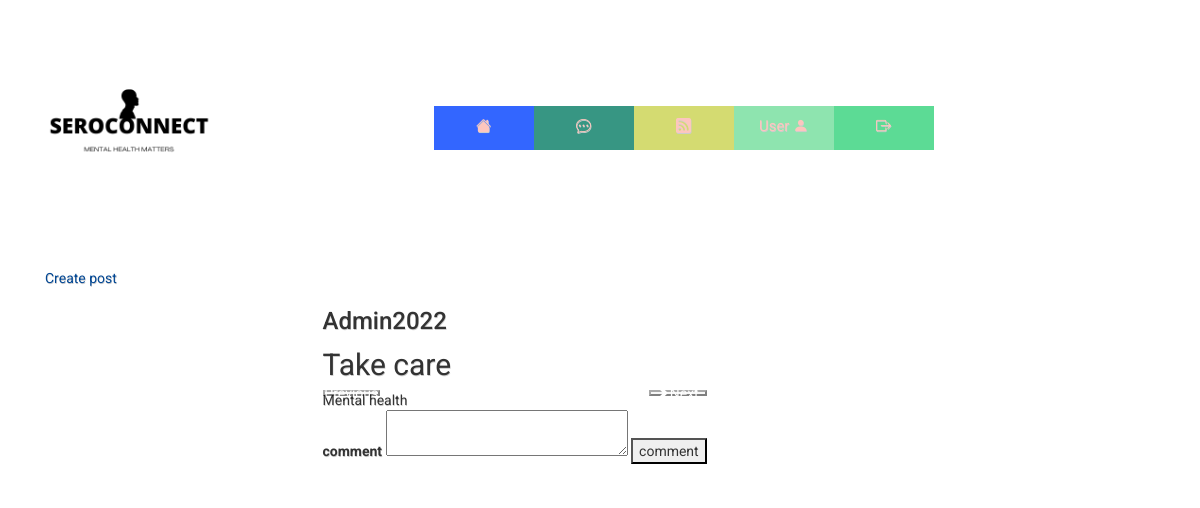
The app's page /comments/10?userid=2 (signed in), older data.
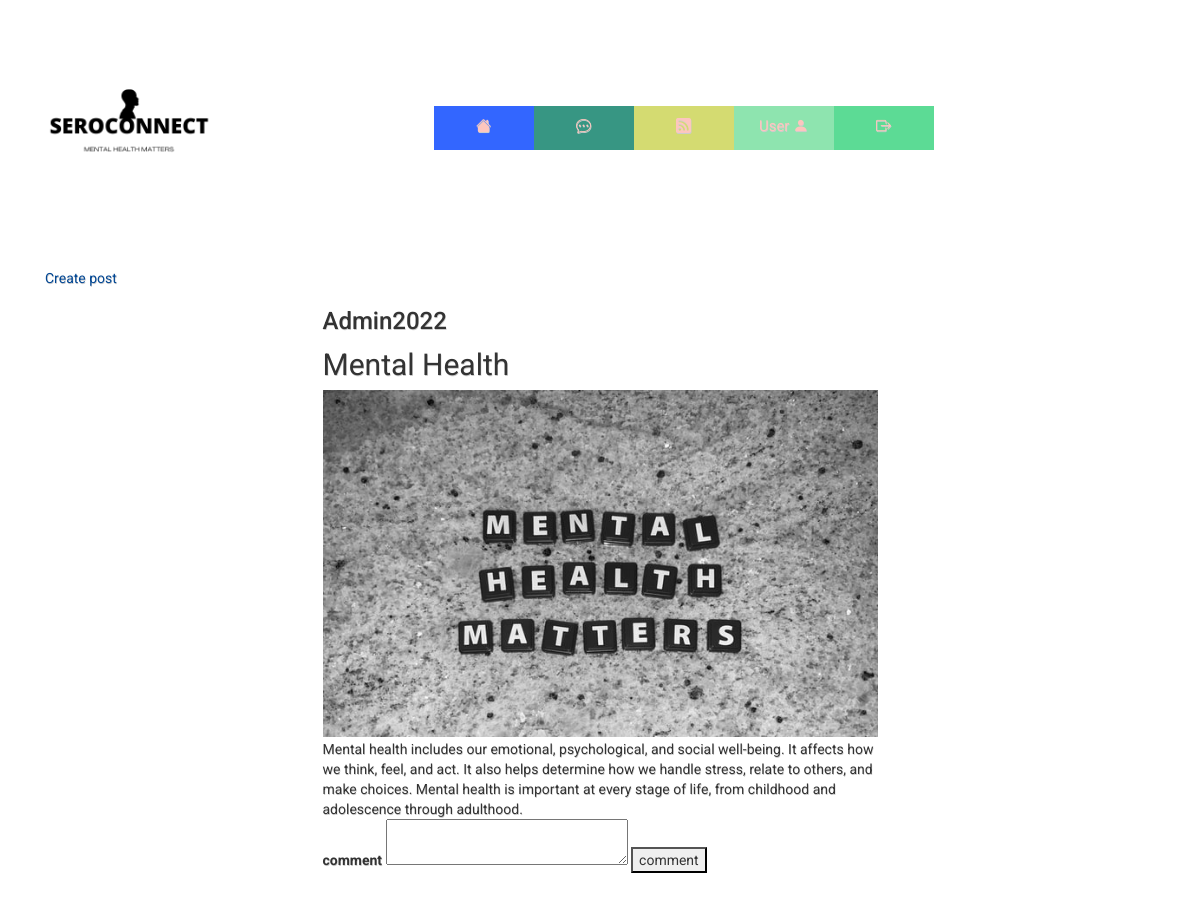
The same page, newer data.
### website/database/models.py (models this page shows)
class User(db.Model, UserMixin):
    id=db.Column(db.Integer,primary_key=True)
    email=db.Column(db.String(150),unique=True)
    password=db.Column(db.String(150))
    username=db.Column(db.String(150),unique=True)
    date=db.Column(db.DateTime(timezone=True), default=func.now())
    userimage=db.Column(db.String(150))
    activation=db.Column(db.Boolean,nullable=False,default=False)
    Admin=db.Column(db.Boolean,default=False)
    Post = db.relationship("Post", back_populates="owner",cascade='delete')

class Post(db.Model):
    id=db.Column(db.Integer,primary_key=True)
    title = db.Column(db.String(100), nullable=False)
    content = db.Column(db.Text)
    user_id = db.Column(db.Integer, db.ForeignKey("user.id"))
    date=db.Column(db.DateTime(timezone=True), default=func.now())
    anonymous=db.Column(db.Boolean,nullable=False,default=False)
    owner=db.relationship('User',back_populates='Post')
    comments=db.relationship('Comment',back_populates='post',cascade='delete')
    image=db.relationship('Image',back_populates='post',cascade='delete')

class Image(db.Model):
    id=db.Column(db.Integer,primary_key=True)
    image=db.Column(db.String(150))
    post=db.relationship('Post', back_populates='image')
    post_id = db.Column(db.Integer, db.ForeignKey('post.id'))

### website/post/comments/comments.py (the view)
@comments.route('/comments/<postid>',methods=['GET'])
@login_required
@check_confirmed
def show_comments(postid):
    page=request.args.get('page',1,type=int)
    comments=Comment.query.filter(Comment.post_id==postid).order_by(Comment.date.desc()).paginate(page=page,per_page=3)
    post=Post.query.filter_by(id=postid).first()
    if "hx_request"  in request.headers:
        return render_template("forum/showcomments.html",comments=comments,postuser=User,user=current_user,post=post,postimage=Image)
    return render_template("forum/comments.html",comments=comments,postuser=User,user=current_user,post=post,postimage=Image)

### website/__init__.py (called while the page is built)
@login_manager.user_loader
def load_user(id):
    return User.query.get(int(id))

### website/templates/forum/comments.html (shortened to what this page needs)
{% extends "base.html" %} {% block title %}SeroConnect{% endblock %}{% block content%}
<a href="{{url_for('post.createpost')}}">Create post</a>
<section class="post offset-md-3">
      <div class="posthead">
        <div class="name">
          {% if post.anonymous==False %}
          <h3>{{postuser.query.filter_by(id=post.user_id).first().username }}</h3>
          {%else%}
          <h3>Anonymous</h3>
          {%endif%}
        </div>
  <div>
    <div class="title">
      {{post.title}}
    </div>
    <div class="images">
      {% set images=postimage.query.filter(postimage.post_id==post.id).all()%}
      {%if images%}
      {%if images|length>1%}
      <div id="carouselExampleControls" class="carousel slide" data-bs-ride="carousel">
        <button class="carousel-control-prev" type="button" data-bs-target="#carouselExampleControls" data-bs-slide="prev">
          <span class="visually-hidden">Previous</span>
        </button>
        <button class="carousel-control-next" type="button" data-bs-target="#carouselExampleControls" data-bs-slide="next">
          <span class="carousel-control-next-icon" aria-hidden="true"></span>
          <span class="visually-hidden">Next</span>
        </button>
      </div>
      {%else%}
      <div class="image-display">
        <img src="{{url_for('static',filename='images/'+images[0].image)}}"  alt="">
      </div>
    </div>
     {%endif%}
    {% endif %}
    {{post.content}}
    <form action="{{url_for('comments.createcomment',postid=post.id,userid=current_user.id)}}" method="POST" class="createcommentform">
      <div class="form-group">
        <label for="comment">comment</label>
        <textarea id="commenttext" name="comment" rows="2" cols="30"></textarea>
        <button id="createcomment" action="submit">comment</button>
      </div>
    </form>
    {% include 'forum/showcomments.html' %}
  </div>
</section>
{% endblock %}

### website/templates/base.html (shortened to what this page needs)
<!DOCTYPE html>
<html lang="en">
  <head>
    <link rel="stylesheet" href="https://stackpath.bootstrapcdn.com/bootstrap/4.4.1/css/bootstrap.min.css"
/>
    <link rel="stylesheet" href="https://cdn.jsdelivr.net/npm/bootstrap@3.3.7/dist/css/bootstrap.min.css">
    <link rel="stylesheet" href="https://cdn.jsdelivr.net/npm/bootstrap@3.3.7/dist/css/bootstrap-theme.min.css">
    <link rel="stylesheet" href="https://stackpath.bootstrapcdn.com/font-awesome/4.7.0/css/font-awesome.min.css"/>
    <link rel="stylesheet" href="https://cdn.jsdelivr.net/npm/bootstrap-icons@1.8.3/font/bootstrap-icons.css">
    <link rel= "stylesheet" type= "text/css" href= "{{ url_for('static',filename='css/styles.css') }}">
  </head>
  <body>
   <nav class="navbar">
      <img src="{{ url_for('static',filename='images/seroconnect.png') }}" alt="logo" class="logo">
      <button class="navbar-toggler"  type="button"
        data-toggle="collapse"
        data-target="#navbar"
       >
       <span class="navbar-toggler-icon"></span>
      <button class="navbar-toggler" type="button" data-toggle="collapse" data-target="#navbar">
        <span class="navbar-toggler-icon"></span>
      </button>
        <ul class="nav">
          <li>
            <a href="/" >
              <i class="bi bi-house-fill"></i>
              <div class = "title">Home</div>
            </a>
          </li>
          {% if user.is_authenticated%}
          <li>
            <a href="/forum">
              <i class="bi bi-chat-dots"></i>
              <div class = "title">Forum</div>
            </a>
          </li>
          <li>
            <a href="{{url_for('views.podcast')}}">
              <i class="bi bi-rss-fill"></i>
              <div class = "title">Podcast</div>
            </a>
          </li>
          <li>
            <a href="{{url_for('views.userprofile')}}">User
              <i class="bi bi-person-fill"></i>
              <div class = "title">Profile</div>
            </a>
          </li>
          <li>
            <a href="/logout">
              <i class="bi bi-box-arrow-right"></i>
              <div class = "title">Logout</div>
            </a>
          </li>
         {% endif %}
         <div class="background"></div>
        </ul>
    </nav>
      <div class="container">{% block content %}{% endblock %}</div>
  </body>
</html>

### website/templates/forum/showcomments.html (shortened to what this page needs)
    </div>

### website/static/css/styles.css (style rules this page uses)
body { background-color: white; font-family: 'Roboto', sans-serif; text-shadow: .5px .5px 0#CCCCCC; padding-bottom:20px; }
.background { position: fixed; z-index: -1; top: 0; right: 0; bottom: 0; left: 0; transition: .75s; }
nav img { width: 20%; }
.nav { padding: 0px; width: 640px; margin: 100px auto auto auto; }
ul { list-style-type: none; }
li a { padding: 30px; float:left; width: 100px; text-align:center; font-size:15px; color:#fdc6be; text-decoration:none; }
li i { height: 70px; -webkit-text-stroke: 0px; }
li a .title { font-size:0px; font-family: 'Roboto', sans-serif; color: black; }
.nav li:first-child a { background:#3366ff !important; }
.nav li:nth-child(2) a { background:#379683 !important; }
.nav li:nth-child(3) a { background:#d4db71 !important; }
.nav li:nth-child(4) a { background:#8ee4af !important; }
.nav li:nth-child(5) a { background:#5cdb95 !important; }
section.post { width:50%; }
.image-display img { width:100%; height:100%; padding-bottom: 2px; }
div.title { font-family: 'Roboto', sans-serif; font-size: 30px; padding-bottom:3px; }
.name { width: 200px; }
.posthead { position: relative; display: inline-block; }
a { color: #024794; }
:root { --red: hsl(0, 78%, 62%); --cyan: hsl(180, 62%, 55%); --orange: hsl(34, 97%, 64%); --blue: hsl(212, 86%, 64%); --varyDarkBlue: hsl(234, 12%, 34%); --grayishBlue: hsl(229, 6%, 66%); --veryLightGray: hsl(0, 0%, 98%); --weight1: 200; --weight2: 400; --weight3: 600; }
img { float: right; }

Row changes from the older to the newer data that the page shows:
changed Post: title "Take care" → "Mental Health"; content "Mental health" → "Mental health includes our emotional, psychological, and social well-being. It affects how we think, feel, and act. It also helps determine how we handle stress, relate to others, and make choices. Mental health is important at every stage of life, from childhood and adolescence through adulthood."
added Image: image (picture)
Text that changed along with them:
text no longer shown: "Previous Next"
